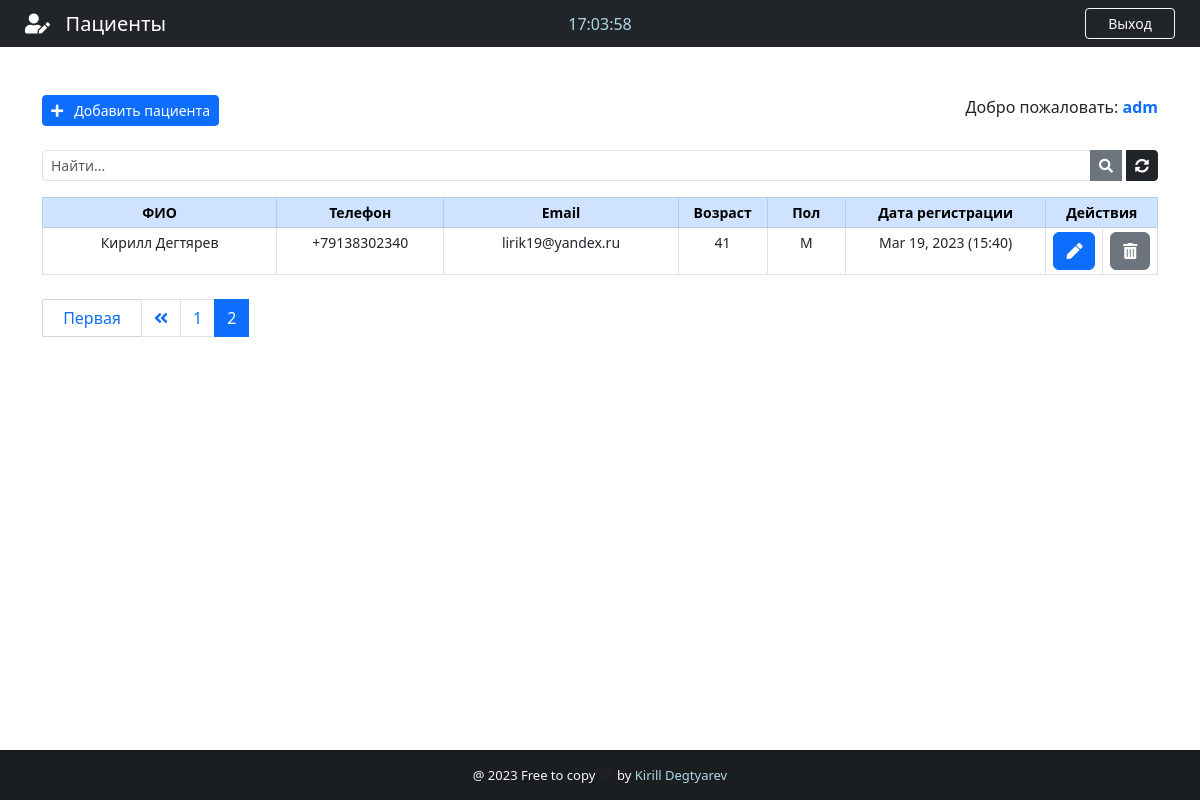
The app's page /backend/?page=2 (signed in) with its own data.
### App/models.py (models this page shows, shortened)
class Patient(models.Model):
    GENDER = (
        ('М', 'М'),
        ('Ж', 'Ж'),
    )
    id = models.IntegerField(primary_key=True)
    name = models.CharField(max_length=50)
    phone = models.CharField(max_length=20)
    email = models.CharField(max_length=40)
    age = models.CharField(max_length=3)
    gender = models.CharField(max_length=1, null=True, choices=GENDER)
    note = models.TextField(blank=True )
    created_at = models.DateTimeField(auto_now_add=True)

### App/views.py (the view)
# urls.py: path('backend/', views.backend, name='backend'),
@cache_control(no_cache=True, must_validate=True, no_store=True)
@login_required(login_url="login")
def backend(request):
    if 'q' in request.GET:
        q = request.GET['q']
        all_patient_list = Patient.objects.filter(
            Q(name__icontains=q) | Q(phone__icontains=q) | Q(email__icontains=q) | Q(age__icontains=q) | Q(gender__icontains=q) |
            Q(note__icontains=q)
        ).order_by('created_at')
    else:
        all_patient_list = Patient.objects.all().order_by('-created_at')
    paginator = Paginator(all_patient_list, 8)
    page = request.GET.get('page')
    all_patient = paginator.get_page(page)
    return render(request, 'backend.html', {'patients': all_patient})

### App/templates/backend.html (shortened to what this page needs)
{% extends 'base.html' %}
{% block nav-content %}
    <i class="fas fa-user-edit"></i>&nbsp; &nbsp;Пациенты
{% endblock nav-content %}
{% block time %}
    <div class="col-sm" style="text-align: center">
        <div >
            <span id="clock" style="color: lightblue;"></span>
        </div >
    </div>
{% endblock time %}
{% block btn-nav %}
    <a href="{% url 'logout' %}" class="btn btn-outline-danger btn-sm border-light text-light"
       data-bs-toggle="modal" data-bs-target="#logoutModal" id="btn-nav">Выход</a>
{% endblock btn-nav %}
{% block footer %}style="color: lightblue; text-decoration: none;"{% endblock footer %}>
{% block content %}
    <div class="container">
        <br><br>
        <div class="d-flex justify-content-between">
            <a href="{% url 'add_patient' %}" class="btn btn-primary btn-sm">
                <i class="fas fa-plus"></i>&nbsp;&nbsp; Добавить пациента</a>
            <span>
            Добро пожаловать: <strong> <span class="text-primary">{{ user.get_username }}</span></strong>
        </span>
        </div>
        <form method="get">
               <div class="input-group input-group-sm mb-3 mt-4">
                <input name="q" type="text" class="form-control" placeholder="Найти..." value="{{ request.GET.q }}">
                <button  class="btn btn-secondary"><i class="fas fa-search"></i></button>
                <a href="{% url 'backend' %}" class="btn btn-dark" style="margin-left: 4px;">
                    <i class="fas fa-sync-alt"></i></a>
            </div>
        </form>
        <div style="margin-left: auto">
            <table class="table table-bordered table-sm" style="text-align: center; font-size: 14px;">
                <thead class="table-primary">
                <tr>
                    <th style="width: 21%">ФИО</th>
                    <th style="width: 15%">Телефон</th>
                    <th style="width: 21%">Email</th>
                    <th style="width: 8%">Возраст</th>
                    <th style="width: 7%">Пол</th>
                    <th style="width: 18%">Дата регистрации</th>
                    <th colspan="2" style="width: 10%">Действия</th>
                </tr>
                </thead>
                {% for patient in patients %}
                    <tr class="text-small" id="chk_td">
                        <td data-label="ФИО" id="top-table">{{ patient.name }}</td>
                        <td data-label="Телефон" id="responsive-border">{{ patient.phone }}</td>
                        <td data-label="Email" id="responsive-border">{{ patient.email }}</td>
                        <td data-label="Возраст" id="responsive-border">{{ patient.age }}</td>
                        <td data-label="Пол" id="responsive-border">{{ patient.gender }}</td>
                        <td data-label="Дата регистрации" id="responsive-border">{{ patient.created_at|date:"M d, Y (H:i)" }}</td>
                        <td>
                            <a class="btn btn-primary" href="/patient/{{ patient.id }}" title="Редактировать">
                                <i class="fas fa-pen"></i>
                            </a>
                        </td>
                        <td>
                            <button class="btn btn-secondary"
                                    title="Удалить"  data-bs-toggle="modal" data-bs-target="#deleteModal{{ patient.pk }}">
                                <i class="fas fa-trash-alt"></i>
                            </button>
                        </td>
                    </tr>
                {% endfor %}
            </table>
            <nav class="mt-4">
                {% if patients.has_other_pages %}
                    <ul class="pagination justify-content-left">
                        {% if patients.has_previous %}
                            <a href="?page=1" class="btn btn-outline-primary primary mb-4" style="width: 100px; border-radius: 1px; border: 1px solid #d3d3d3">Первая</a>
                            <li class="page-item"><a class="page-link" href="?page={{ patients.previous_page_number }}"><i class="fas fa-angle-double-left"></i></a></li>
                        {% else %}
                            <li class="page-item disabled"></li>
                        {% endif %}
                        {% for i in patients.paginator.page_range %}
                            {% if patients.number == i %}
                            <li class="page-item active"><span class="page-link">{{ i }} </span></li>
                            {% else %}
                            <li class="page-item"><a class="page-link" href="?page={{ i }}">{{ i }}</a></li>
                            {% endif %}
                        {% endfor %}
                    </ul>
                {% endif %}
            </nav>
        </div>
    </div>
<br><br><br><br>
{% endblock content %}

### App/static/css/style.css (style rules this page uses)
html,body { height: 100%; margin: 0; max-width: 100%; overflow: hidden; }
#btn-nav { width: 90px; float: right; margin-right: 25px; }

### records on screen
Patient: name "Кирилл Дегтярев", phone "+79138302340", email "lirik19@yandex.ru", age "41", gender "М", created_at "Mar 19, 2023 (15:40)"

### other values on screen
{{ user.get_username }} "adm"
{{ i }} "1"
{{ i }} "2"
